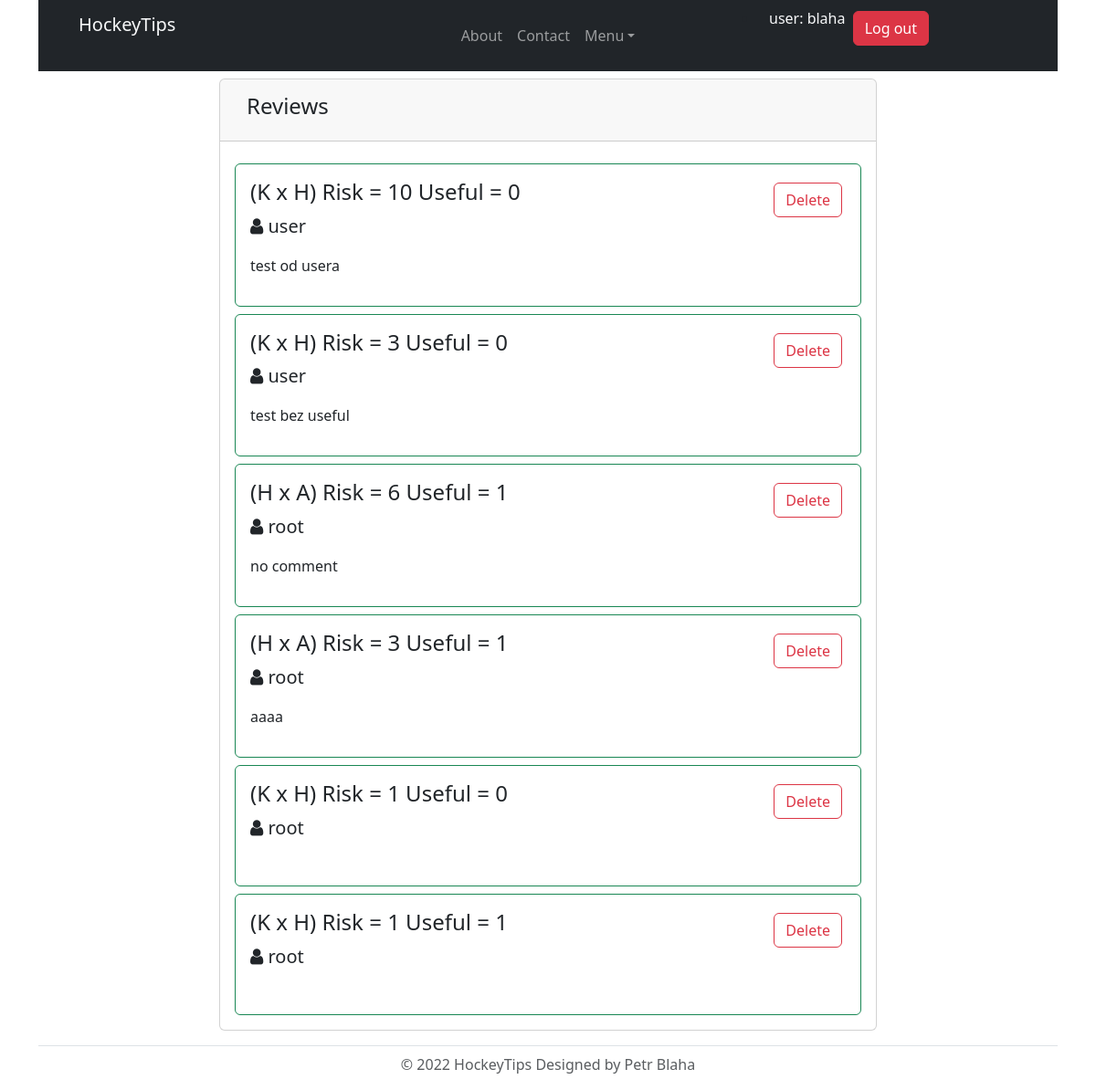
The app's page /index.php?page=review-admin (signed in) with its own data.
### tables this page shows
CREATE TABLE `reviews` (
  `id` bigint unsigned NOT NULL AUTO_INCREMENT,
  `user_id` int NOT NULL,
  `risk` int NOT NULL,
  `useful` tinyint(1) NOT NULL,
  `text` text NOT NULL,
  `game_id` int NOT NULL,
  UNIQUE KEY `id` (`id`)
);

CREATE TABLE `games` (
  `id` bigint unsigned NOT NULL AUTO_INCREMENT,
  `home` varchar(50) NOT NULL,
  `away` varchar(50) NOT NULL,
  `date` date NOT NULL,
  `time` time DEFAULT NULL,
  `author` int NOT NULL,
  `published` datetime DEFAULT NULL,
  `text` text NOT NULL,
  `approved` tinyint(1) NOT NULL DEFAULT '0',
  `soubor` varchar(255) NOT NULL,
  UNIQUE KEY `id` (`id`)
);

CREATE TABLE `users` (
  `id` bigint unsigned NOT NULL AUTO_INCREMENT,
  `username` varchar(50) NOT NULL,
  `password` varchar(255) NOT NULL,
  `mail` varchar(255) NOT NULL,
  `group_id` int NOT NULL DEFAULT '3',
  `active` tinyint(1) NOT NULL DEFAULT '1',
  UNIQUE KEY `id` (`id`)
);

### views/View.php (called while the page is built, shortened)
<?php
class View{
    protected $dataFetch;
    public function getView($page){
        $dataFetch = $this->dataFetch;
        require(VIEWS."header.php");
        require(VIEWS.$page.".php");
        require(VIEWS."footer.php");
    }
    public function setData($key, $data){
        $this->dataFetch[$key] = $data;
    }
}
?>

### controllers/ReviewController.php (called while the page is built, shortened)
<?php
require_once(CONTROLLERS."Controller.php");
class ReviewController extends Controller{
    public function show($pageView):string{
        $this->view->setData('reviews',$this->model->getAllReviews());
        $this->view->getView($pageView);
        return ob_get_clean();
    }
}
?>

### index.php (called while the page is built, shortened)
<?php
    require_once("app.inc");
    $app = new app();
    $app->start();
?>

### models/DatabaseModel.php (called while the page is built, shortened)
<?php
class DatabaseModel{
    public function __construct(){
        try {
            $this->pdo = new PDO("mysql:host=".DB_HOST.";dbname=".DB_NAME, DB_USER, DB_PASS);
        } catch(PDOException $e){
            echo "Error: ".$e->getMessage()."<br>";
            die();
        }
    }
}
?>

### models/ReviewModel.php (called while the page is built, shortened)
<?php
require_once(MODELS."DatabaseModel.php");
class ReviewModel extends DatabaseModel{
    public function getAllReviews():array{
        $sql = "SELECT reviews.*,reviews.text reviewtext,reviews.id reviewid, users.username, games.* FROM reviews INNER JOIN games ON reviews.game_id = games.id
                INNER JOIN users ON reviews.user_id = users.id";
        $query = $this->pdo->prepare($sql);
        $query->execute();
        $res = $query->fetchAll();
        return $res;
    }
}
?>

### controllers/Controller.php (called while the page is built, shortened)
<?php
class Controller{
    public function __construct($model){
        $this->model=new $model;
        require_once(VIEWS."View.php");
        $this->view=new View();
    }
}
?>

### views/review-admin.php (the view, shortened to what this page needs)
<?php
global $dataFetch;
?>
<div class="container">
    <div class="container col-8">
    <div class="card mt-2">
        <div class="card-header">
            <button class="btn form-control text-start" data-bs-toggle="collapse" data-bs-target="#reviews"><h4>Reviews</h4></button>
        </div>
        <div id="clanek" class="collapse show">
            <div class="card-body">
                    <?php
                foreach ($dataFetch['reviews'] as $res){
                    $border = "border-success slightly-green-background";
                    ?>
                    <div class="container border <?= $border ?> rounded p-3 mt-2">
                        <div class="row">
                            <div class="col-sm-8">
                                <h4><?= "(".$res['home'] ." x " . $res['away'] .") Risk = ".$res['risk']." Useful = ".$res['useful']."" ?></h4>
                                <p class="lead"><i class="fa fa-user"></i> <?= $res['username'] ?></p>
                            </div>
                            <div class="col-sm-4">
                                    <form method="post">
                                        <button type="button" name="rDelete" onclick="if (confirm('Do you really want to delete this review?'))  {this.form.button.value='rDelete';this.form.submit()};" class="btn m-1 pull-right btn-outline-danger">Delete</button>
                                    </form>
                            </div>
                        </div>
                        <div>
                            <p><?= $res['reviewtext'] ?></p>
                        </div>
                    </div>
                <?php } ?>
            </div>
        </div>
    </div>
    </div>
</div>

### records on screen
reviews: game.home "K", game.away "H", risk "10", useful "0", user.username "user", text "test od usera"
reviews: game.home "K", game.away "H", risk "3", useful "0", user.username "user", text "test bez useful"
reviews: game.home "H", game.away "A", risk "6", useful "1", user.username "root", text "no comment"
reviews: game.home "H", game.away "A", risk "3", useful "1", user.username "root", text "aaaa"
reviews: game.home "K", game.away "H", risk "1", useful "0", user.username "root"
reviews: game.home "K", game.away "H", risk "1", useful "1", user.username "root"

### other values on screen
$_SESSION['username'] "blaha"
